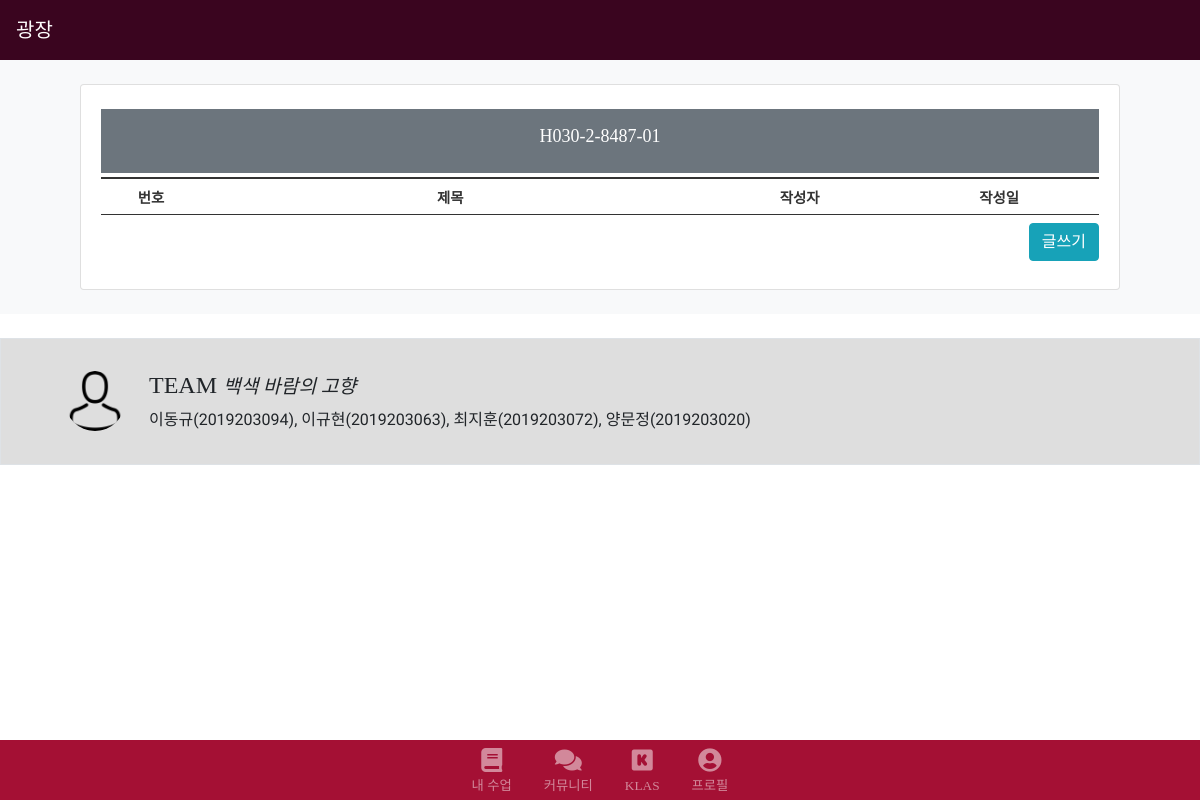
Page /main/subject/H030-2-8487-01 (signed in) on the earlier database version.
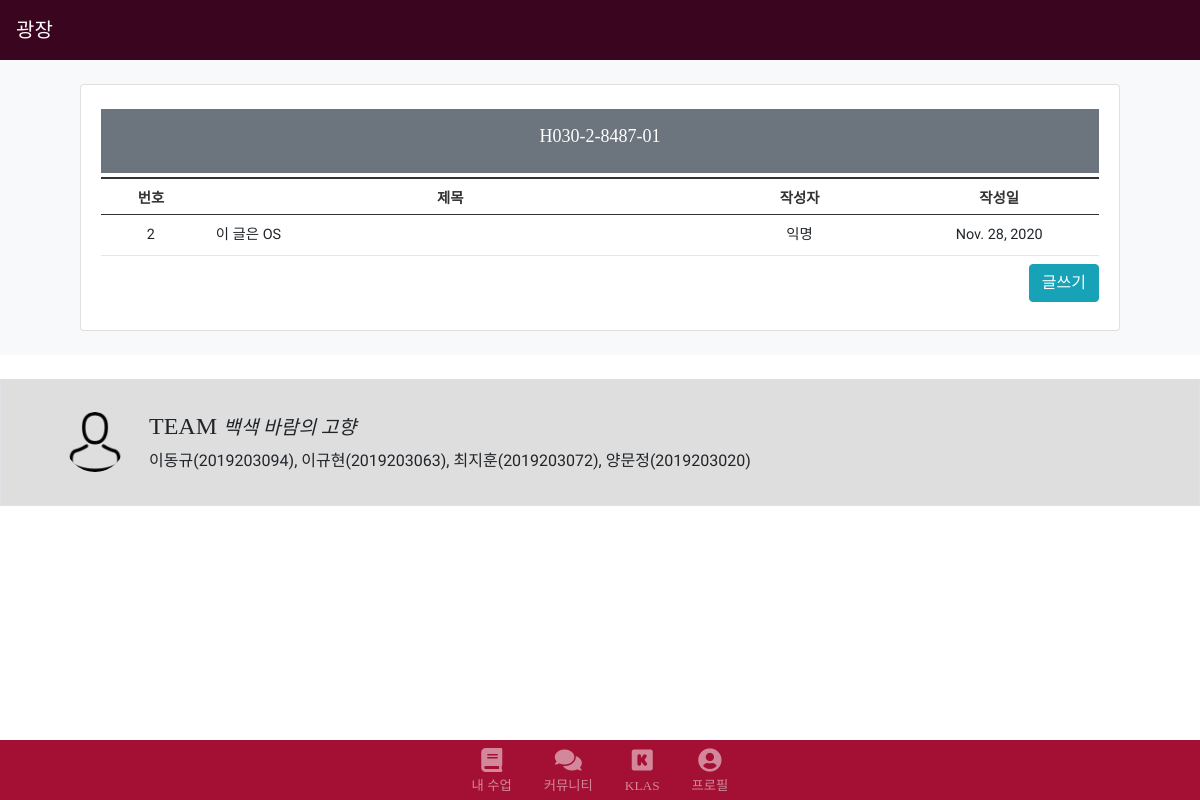
Same page on the later database version.
### main/models.py (models this page shows, shortened)
class Blog(models.Model):
    name = models.CharField(max_length = 50)
    code = models.CharField(max_length = 25)
    title = models.CharField(max_length = 50)
    pub_date = models.DateField('date published')
    body = models.TextField()

### main/views.py (the view)
# urls.py: path('subject/<str:code>', views.subject, name='subject'),
def subject(request, code):
    blogs = Blog.objects.filter(code=code)
    context = {
        'blogs':blogs,
        'code':code,
    }
    return render(request, 'main/subject/list.html', context)

### main/templates/main/subject/list.html (shortened to what this page needs)
{% extends "main/base.html" %}
{% load static %}
{% block body %}
    {% if user.is_authenticated %}
        {% include 'main/repeat/navtop.html' %}
        {% include 'main/repeat/navbar.html' %}
        {% include 'main/subject/listModule.html' %}
        {% include 'main/repeat/footer.html' %}
    {% endif %}
{% endblock %}

### main/templates/main/subject/listModule.html (shortened to what this page needs)
    <body>
        <section>
            <div class="py-4 bg-light">
                <div class="container">
                    <div class="card card-body content">
                        <div>
                        <div class="py-1">
                            <div class="bg-secondary text-white" style="padding: 17px 0; text-align: center;">
                                <h5>{{code}}</h5>
                            </div>
                        </div>
                        </div>
                        <table class="gall_list">
                            <colgroup>
                                <col style="width: 10%;">
                                <col>
                                <col style="width: 20%;">
                                <col style="width: 20%;">
                            </colgroup>
                            <thead>
                                <tr>
                                    <th scope="col">번호</th>
                                    <th scope="col">제목</th>
                                    <th scope="col">작성자</th>
                                    <th scope="col">작성일</th>
                                </tr>
                                <tbody>
                                    {% for blog in blogs.all %}
                                    <tr onclick="location.href='{% url 'main:subpost' code blog.id %}'" style="cursor: pointer;">
                                        <td>
                                            <span>{{blog.id}}</span>
                                        </td>
                                        <td class="lft">{{blog.title}}</td>
                                        <td scope="col">익명</td>
                                        <td scope="col">{{blog.pub_date}}</td>
                                    </tr>
                                    {% endfor %}
                                </tbody>
                            </thead>
                        </table>
                        <div class="btnCon">
                            <a href="{% url 'main:subwrite' code %}" class="btn btn-info">글쓰기</a>
                        </div>
                    </div>
                </div>
            </div>
        </section>
    </body>

Differences in the rows shown:
added Blog: id "2", title "이 글은 OS", pub_date "Nov. 28, 2020"
